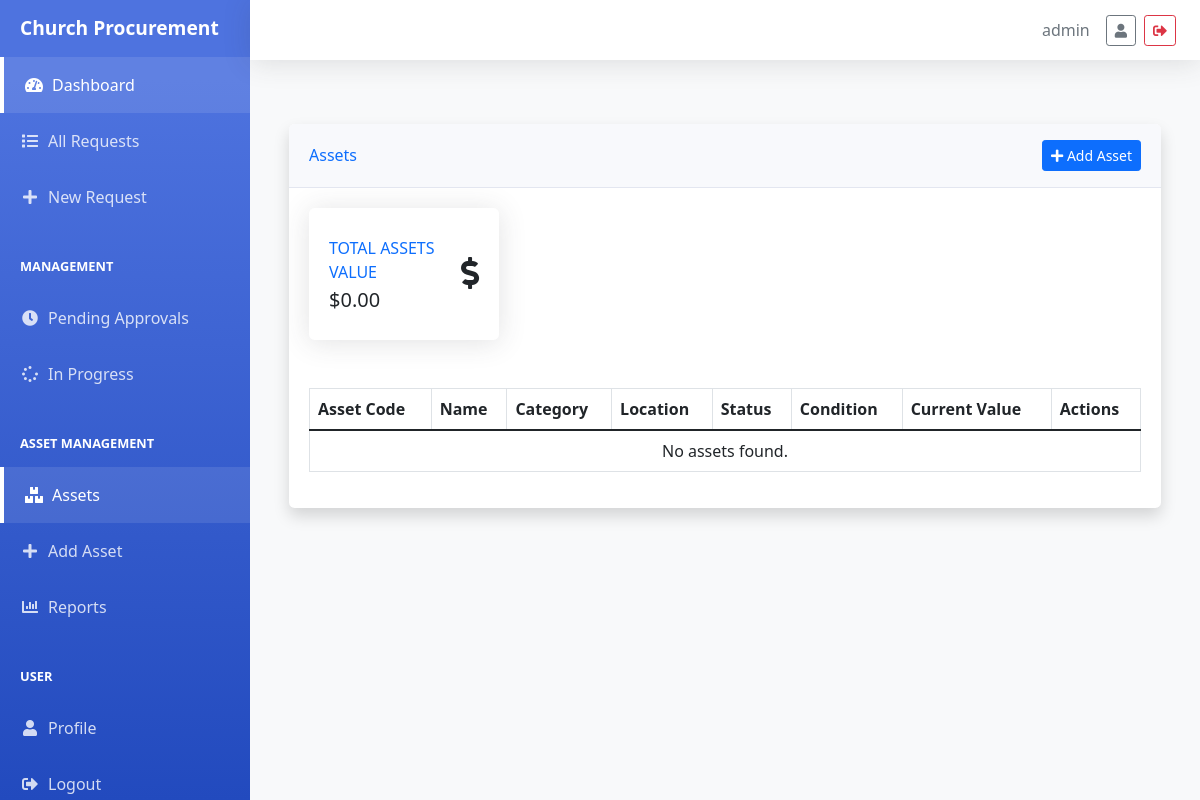
Page /procurement/assets/ (signed in) on the earlier database version.
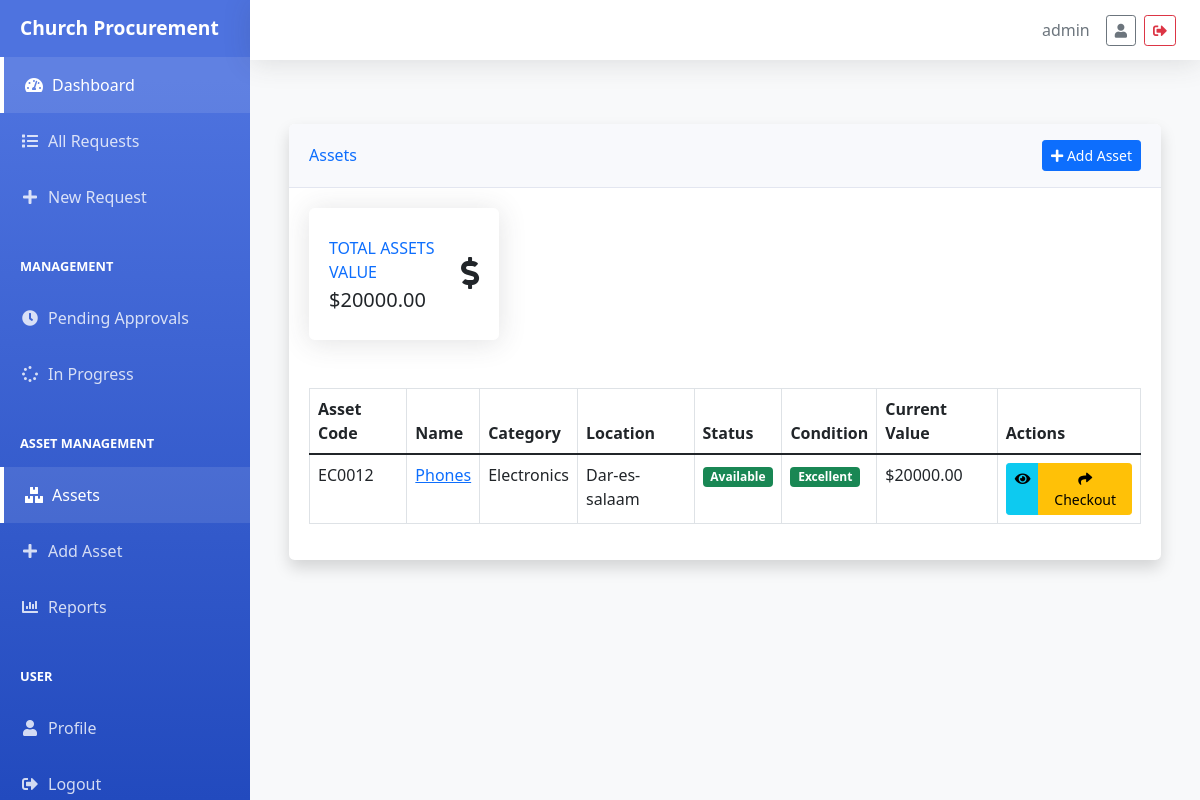
Same page on the later database version.
### procurement/models/asset.py (models this page shows, shortened)
class Asset(models.Model):
    CONDITION_CHOICES = [
        ('EXCELLENT', 'Excellent'),
        ('GOOD', 'Good'),
        ('FAIR', 'Fair'),
        ('POOR', 'Poor'),
        ('DAMAGED', 'Damaged'),
    ]
    STATUS_CHOICES = [
        ('AVAILABLE', 'Available'),
        ('CHECKED_OUT', 'Checked Out'),
        ('MAINTENANCE', 'Under Maintenance'),
        ('RETIRED', 'Retired'),
    ]
    name = models.CharField(max_length=200)
    asset_code = models.CharField(max_length=50, unique=True)
    category = models.ForeignKey(AssetCategory, on_delete=models.PROTECT)
    description = models.TextField()
    purchase_date = models.DateField()
    purchase_value = models.DecimalField(max_digits=10, decimal_places=2)
    current_value = models.DecimalField(max_digits=10, decimal_places=2)
    condition = models.CharField(max_length=20, choices=CONDITION_CHOICES)
    status = models.CharField(max_length=20, choices=STATUS_CHOICES, default='AVAILABLE')
    location = models.CharField(max_length=100)
    last_maintained = models.DateField(null=True, blank=True)
    notes = models.TextField(blank=True)
    created_at = models.DateTimeField(auto_now_add=True)
    updated_at = models.DateTimeField(auto_now=True)

class AssetCategory(models.Model):
    name = models.CharField(max_length=100)
    description = models.TextField(blank=True)
    class Meta:
        verbose_name_plural = "Asset Categories"

### procurement/views/asset_views.py (the view)
# urls.py: path('assets/', AssetListView.as_view(), name='asset_list'),
class AssetListView(LoginRequiredMixin, ListView):
    model = Asset
    template_name = 'procurement/asset/asset_list.html'
    context_object_name = 'assets'
    def get_context_data(self, **kwargs):
        context = super().get_context_data(**kwargs)
        context['total_value'] = Asset.objects.exclude(status='RETIRED').aggregate(
            total=Sum('current_value')
        )['total'] or 0
        return context

### procurement/templates/procurement/asset/asset_list.html (shortened to what the changed rows need)
{% extends 'base.html' %}
{% block content %}
<div class="container-fluid py-4">
    <div class="row mb-4">
        <div class="col">
            <div class="card shadow">
                <div class="card-body">
                    <div class="row mb-4">
                        <div class="col-xl-3 col-md-6 mb-4">
                            <div class="card border-left-primary h-100 py-2">
                                <div class="card-body">
                                    <div class="row no-gutters align-items-center">
                                        <div class="col mr-2">
                                            <div class="text-xs font-weight-bold text-primary text-uppercase mb-1">
                                                Total Assets Value</div>
                                            <div class="h5 mb-0 font-weight-bold text-gray-800">
                                                ${{ total_value|floatformat:2 }}</div>
                                        </div>
                                    </div>
                                </div>
                            </div>
                        </div>
                    </div>
                    <div class="table-responsive">
                        <table class="table table-bordered table-hover">
                            <thead>
                                <tr>
                                    <th>Asset Code</th>
                                    <th>Name</th>
                                    <th>Category</th>
                                    <th>Location</th>
                                    <th>Status</th>
                                    <th>Condition</th>
                                    <th>Current Value</th>
                                    <th>Actions</th>
                                </tr>
                            </thead>
                            <tbody>
                                {% for asset in assets %}
                                <tr>
                                    <td>{{ asset.asset_code }}</td>
                                    <td>
                                        <a href="{% url 'procurement:asset_detail' asset.pk %}">{{ asset.name }}</a>
                                    </td>
                                    <td>{{ asset.category.name }}</td>
                                    <td>{{ asset.location }}</td>
                                    <td>
                                        <span class="badge {% if asset.status == 'AVAILABLE' %}bg-success
                                            {% elif asset.status == 'CHECKED_OUT' %}bg-warning
                                            {% elif asset.status == 'MAINTENANCE' %}bg-info
                                            {% else %}bg-secondary{% endif %}">
                                            {{ asset.get_status_display }}
                                        </span>
                                    </td>
                                    <td>
                                        <span class="badge {% if asset.condition == 'EXCELLENT' %}bg-success
                                            {% elif asset.condition == 'GOOD' %}bg-info
                                            {% elif asset.condition == 'FAIR' %}bg-warning
                                            {% else %}bg-danger{% endif %}">
                                            {{ asset.get_condition_display }}
                                        </span>
                                    </td>
                                    <td>${{ asset.current_value|floatformat:2 }}</td>
                                    <td>
                                        <div class="btn-group" role="group">
                                            <a href="{% url 'procurement:asset_detail' asset.pk %}"
                                               class="btn btn-info btn-sm">
                                                <i class="fas fa-eye"></i>
                                            </a>
                                            {% if asset.status == 'AVAILABLE' %}
                                            <a href="{% url 'procurement:asset_checkout' asset.pk %}"
                                               class="btn btn-warning btn-sm">
                                                <i class="fas fa-share"></i> Checkout
                                            </a>
                                            {% endif %}
                                        </div>
                                    </td>
                                </tr>
                                {% empty %}
                                <tr>
                                    <td colspan="8" class="text-center">No assets found.</td>
                                </tr>
                                {% endfor %}
                            </tbody>
                        </table>
                    </div>
                </div>
            </div>
        </div>
    </div>
</div>
{% endblock %}

Differences in the rows shown:
added Asset: asset_code "EC0012", name "Phones", category.name "Electronics", location "Dar-es-salaam", status "Available", condition "Excellent", current_value "20000.00", shows "Checkout"
Other differences:
{{ total_value|floatformat:2 }}: "0.00" → "20000.00"
text no longer shown: "No assets found."
